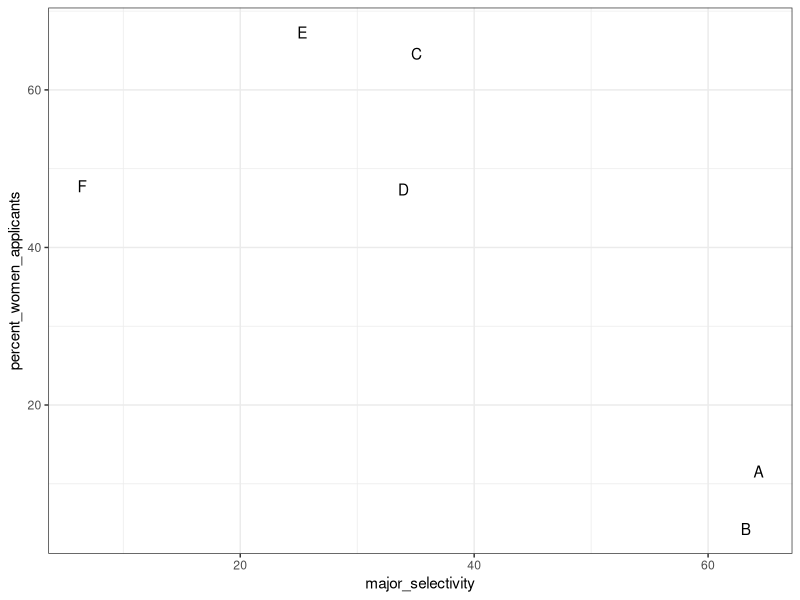
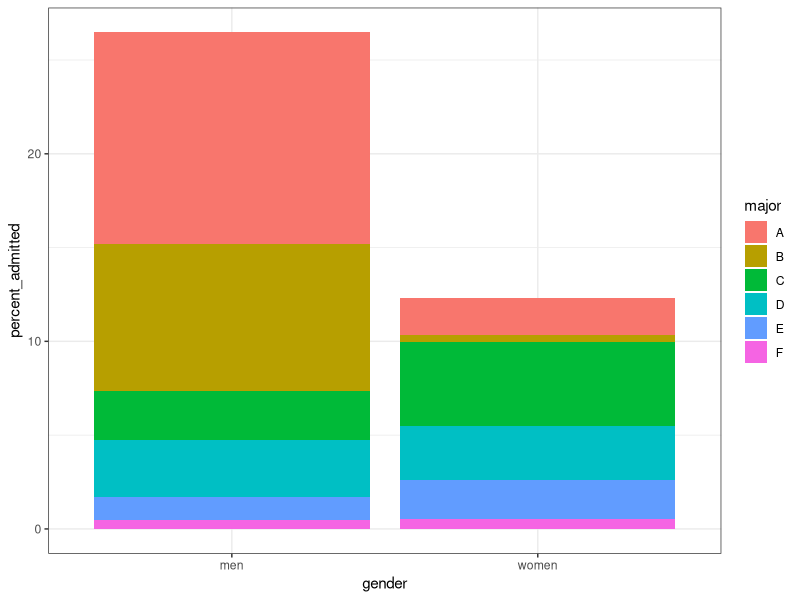
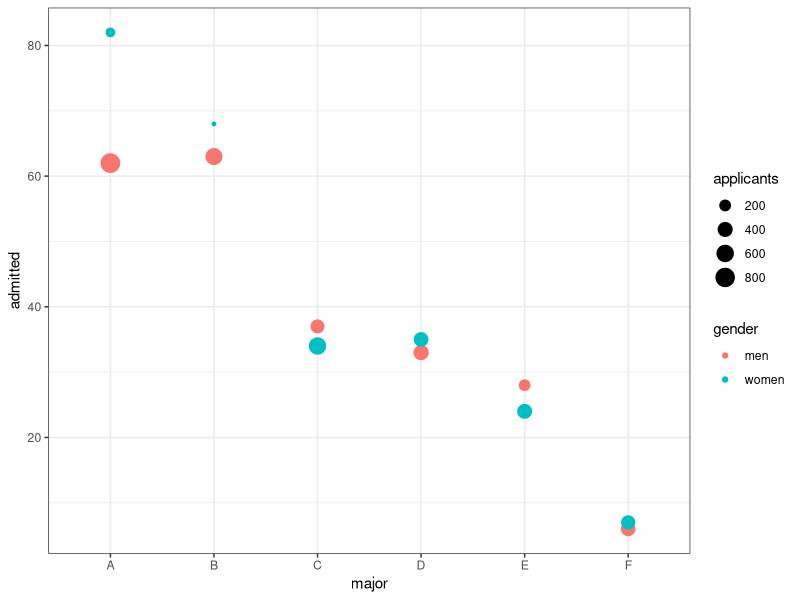

R code for these plots, in order:
# -----------------------------------------------------------
#
# Correlation is Not Causation: Confounders
#
# -----------------------------------------------------------

# Set Up
library(tidyverse)
library(tidyr)
library(dslabs)
library(dplyr)
library(broom)
library(ggplot2)
ds_theme_set()

# Confounders are perhaps the most common reason that leads to associations
# being misinterpreted. If X and Y are correlated, we call Z a confounder if
# changes in Z cause changes in both X and Y. Earlier, when studying baseball
# data, we saw how home runs was a confounder that resulted in higher
# correlation than expected when studying the relationship between bases and
# balls and runs.

# In some cases, we can use linear models to account for confounders, as we did
# in the baseball example. But it is not always possible. Incorrect
# interpretation due to confounders are ubiquitous in the lay press. They are
# sometimes hard to detect. We examined admission data from UC Berkeley majors
# from 1973 that showed that more men were being admitted than women. 44% men
# were admitted compared to 30% women. Here's the data.

data(admissions)
admissions
#     major gender admitted applicants
#  1      A    men       62        825
#  2      B    men       63        560
#  3      C    men       37        325
#  4      D    men       33        417
#  5      E    men       28        191
#  6      F    men        6        373
#  7      A  women       82        108
#  8      B  women       68         25
#  9      C  women       34        593
# 10      D  women       35        375
# 11      E  women       24        393
# 12      F  women        7        341

# The percent of men and women that got accepted can be computed from this data
# using this simple piece of code.

admissions %>% group_by(gender) %>%
     summarize(percentage = round(sum(admitted*applicants)/sum(applicants),1))
# A tibble: 2 x 2
#  gender  percentage
#   <chr>       <dbl>
# 1 men          44.5
# 2 women        30.3

# A statistical test, the chi-squared test that we learned about in a previous
# course, clearly rejects the hypothesis that gender and admissions are
# independent.

admissions %>% group_by(gender) %>%
     summarize(total_admitted = round(sum(admitted/100*applicants)),
               not_admitted = sum(applicants) - sum(total_admitted)) %>%
     select(-gender) %>%
     do(tidy(chisq.test(.)))
# A tibble: 1 x 4
#   statistic  p.value parameter method                                                   
#       <dbl>    <dbl>     <int> <chr>                                                    
# 1      91.6 1.06e-21         1 Pearson's Chi-squared test with Yates' continuity correction
     
# The p value is very small. But closer inspection shows a paradoxical result.
# Here are the percent of admissions by major.

admissions %>% select(major, gender, admitted) %>%
     spread(gender, admitted) %>%
     mutate(women_minus_men = women - men)
#   major men women women_minus_men
# 1     A  62    82              20
# 2     B  63    68               5
# 3     C  37    34              -3
# 4     D  33    35               2
# 5     E  28    24              -4
# 6     F   6     7               1

# Four out of the six majors favor women. But more importantly, all the
# differences are much smaller than the 14% difference that we see when
# examining the totals. The paradox is that analyzing the totals suggest a
# dependence between admissions and gender. But when the data is grouped by
# major, this dependence seems to disappear. What's going on? This actually can
# happen if an uncounted confounder is driving most of the variability.

# So let's define three variables. X is 1 for men and 0 for women, Y is 1 for
# those admitted and 0 otherwise, and Z quantifies how selective the major is. A
# gender bias claim would be based on the fact that this probability is higher
# when X is 1 than when X is 0.

#     Pr(Y = 1|X = x)

# But Z is an important confounder. Clearly, Z is associated with Y, because the
# more selective a major, the lower the probability that someone enters that
# major. But is major selectivity, which we call Z, associated with gender? One
# way to see this is to plot the total percent admitted to a major versus the
# percent of women that make up the applicants. We can see that in this plot.

admissions %>%
     group_by(major) %>%
     summarize(major_selectivity = sum(admitted*applicants)/sum(applicants),
               percent_women_applicants = sum(applicants*(gender=="women")/sum(applicants))*100) %>%
     ggplot(aes(major_selectivity, percent_women_applicants, label = major)) +
     geom_text()

# There seems to be an association. The plot suggests that women were much more
# likely to apply to the two hard majors. Gender and major selectivity are
# confounded. Compare, for example, major B and major E. Major E is much harder
# to enter than major B. And over 60% of applicants to major E were women, while
# less than 30% of the applicants of major B were women.

# The following plot shows the percentage of applicants that were accepted by
# gender.

admissions %>%
     mutate(percent_admitted = admitted*applicants/sum(applicants)) %>%
     ggplot(aes(gender, y = percent_admitted, fill = major)) +
     geom_bar(stat = "identity", position = "stack")

# The color here represents major. It also breaks down the acceptance rates by
# major. The size of the colored bar represent the percent of each major
# students that were admitted to. This breakdown lets us see that the majority
# of accepted men came from two majors, A and B. It also lets us see that few
# women apply to these two easy majors.

# What the plot does not show us is what's the percent admitted by major.
# In this plot, 

admissions %>%
     ggplot(aes(major, admitted, col = gender, size = applicants)) +
     geom_point()

# ...we can see that if we condition or stratify by major, and then look at
# differences, we control for the confounder, and the effect goes away. Now we
# see that major by major, there's not much difference. The size of the dot
# represents the number of applicants, and explains the paradox. We see large
# red dots and small blue dots for the easiest majors, A and B.

# If we first stratify by major, compute the difference, and then average,
# we find that the percent difference is actually quite small.

admissions %>% group_by(gender) %>%
     summarize(average = mean(admitted))
#   A tibble: 2 x 2
#  gender average
#  <chr>    <dbl>
# 1 men      38.2
# 2 women    41.7

# This is actually an example of something t-hat is called Simpson's paradox,
# which we will describe in the next video.

str(admissions)
